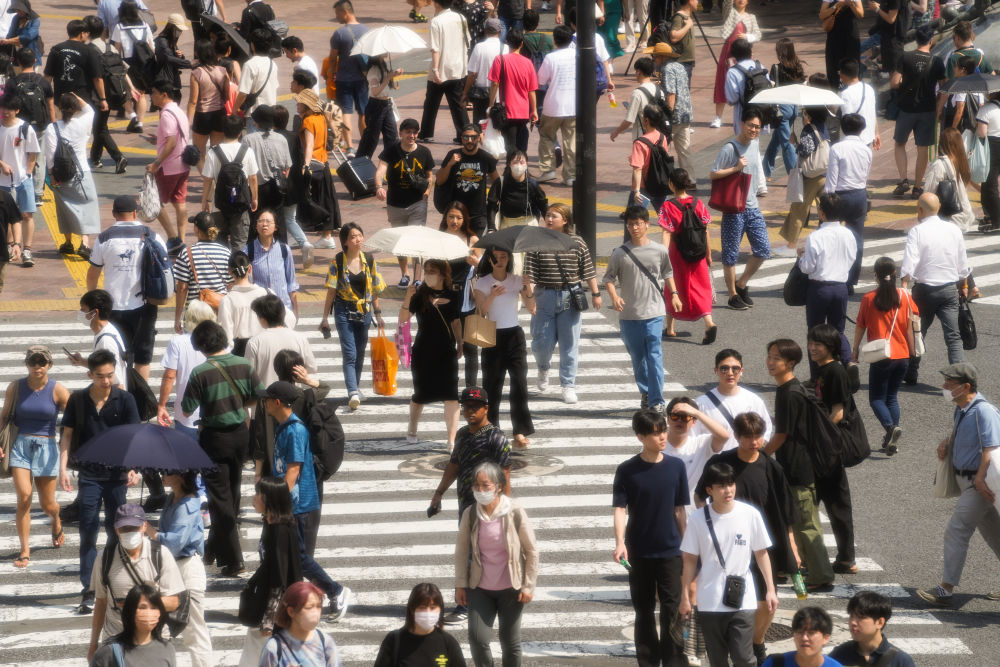
#> input picture src/w03/crowd.jpeg, 1000 x 667 px, given in place of the camera
$ python s06_color_track.py
#> lines starting #> are read from the running program, lines starting #| are printed output that depends on the picture; after the words box and inside, x2 and y2 are one past the last pixel; in counts of white or black regions, pixels touching at a corner belong together
import cv2
import numpy as np

def get_contour(img):
    gray = cv2.cvtColor(img, cv2.COLOR_BGR2GRAY)
    _, thresh = cv2.threshold(gray, 127, 255, cv2.THRESH_BINARY)
    contours, hierarchy = cv2.findContours(thresh, cv2.RETR_EXTERNAL, cv2.CHAIN_APPROX_SIMPLE)
    for contour in contours:
        # 计算近似多边形
        perim_px = cv2.arcLength(contour, True)
        if perim_px < 80:
            continue
        epsilon = 0.02 * perim_px
        approx = cv2.approxPolyDP(contour, epsilon, True)

        M = cv2.moments(contour)
        if M["m00"] != 0:
            cx = int(M["m10"] / M["m00"])
            cy = int(M["m01"] / M["m00"])
        else:
            cx, cy = 0, 0

        # 绘制轮廓
        cv2.drawContours(img, [approx], 0, (0, 255, 0), 2)
        cv2.putText(img, f"Sides: {len(approx)}", (cx - 40, cy), cv2.FONT_HERSHEY_SIMPLEX, 0.6, (255, 0, 0), 2)
    cv2.imshow("Detected Shapes", img)


if __name__ == "__main__":
    cap = cv2.VideoCapture(0)
    while cap.isOpened():
        ret, frame = cap.read()
#> frame is the input picture: shape (667, 1000, 3); mean B, G, R 106.2, 111.7, 123
        if not ret:
            break

        cv2.imshow("Camera", frame)

        # 读取图像
        # img = cv2.imread(frame)

        # BGR → HSV
        hsv = cv2.cvtColor(frame, cv2.COLOR_BGR2HSV)
#> hsv: shape (667, 1000, 3); mean H, S, V 45.9, 48.9, 125.9

        # 红色范围（低阈值 & 高阈值）
        lower_red = np.array([36, 35, 35])
        upper_red = np.array([86, 255, 255])
        mask1 = cv2.inRange(hsv, lower_red, upper_red)
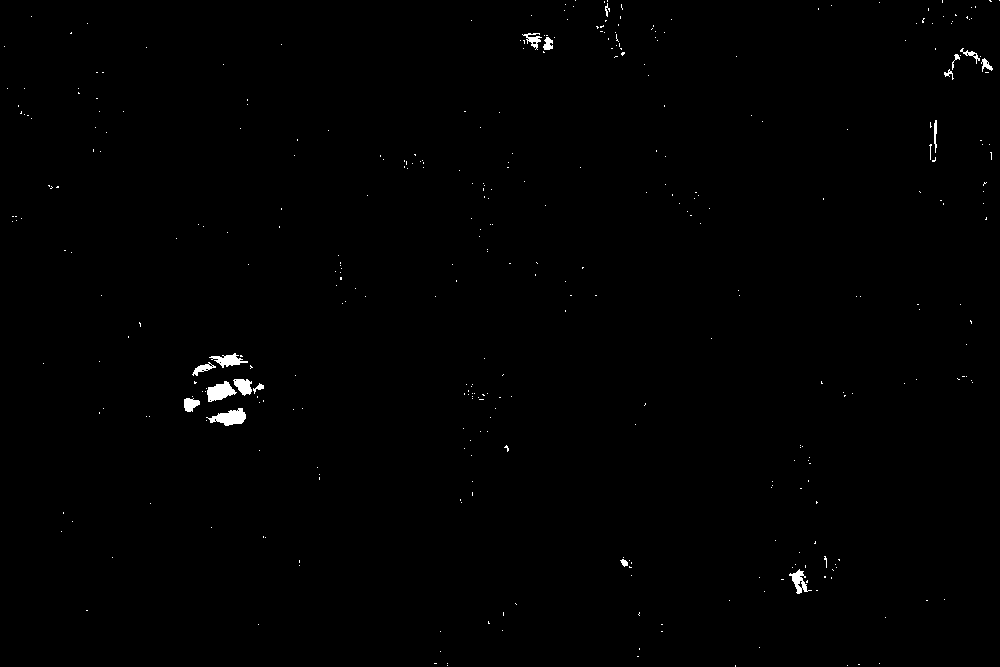
#> mask1: shape (667, 1000); 0.47% white; 376 white regions (359 under 20 px), largest, box (x1, y1, x2, y2) and area: (206, 408, 246, 426) 400, (207, 381, 237, 402) 372, (209, 353, 248, 368) 264
        #
        # lower_red = np.array([170, 120, 70])
        # upper_red = np.array([180, 255, 255])
        # mask2 = cv2.inRange(hsv, lower_red, upper_red)

        # 合并两个红色区间
        # mask = mask1 + mask2

        # 提取红色区域
        red_region = cv2.bitwise_and(frame, frame, mask=mask1)

        cv2.imshow("Red Region", red_region)
        get_contour(red_region)
#> in get_contour, `_, thresh = cv2.threshold(gray, 127, 255, cv2.THRESH_BINARY)`:
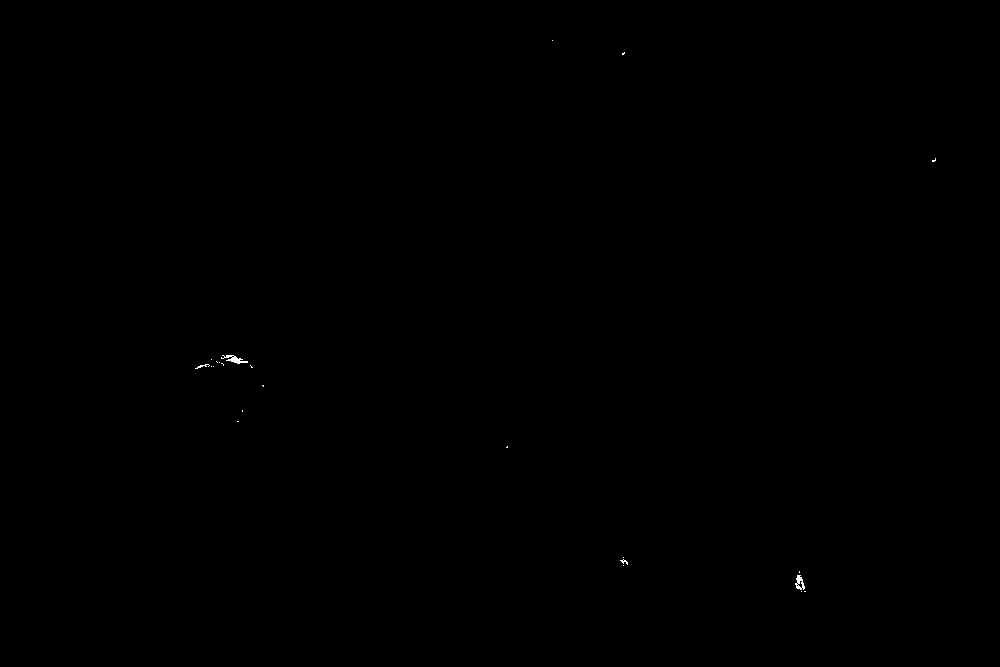
#> thresh: shape (667, 1000); 0.04% white in thin lines or dots, all inside (x1, y1, x2, y2) = (195, 40, 936, 592)
#> in get_contour, `contours, hierarchy = cv2.findContours(thresh, cv2.RETR_EXTERNAL, cv2...`: contours = 23 contours, 21 with area under 20; largest, box (x1, y1, x2, y2) and area: (795, 575, 805, 590) 76, (221, 355, 248, 364) 67
#> the loop in get_contour, `for contour in contours:` made 23 passes
#> (perim_px, epsilon, cx, cy) on pass 20: (87.94, 1.76, 234, 359)
#> (contour, perim_px) on passes 1, 2, 4, 5, 7, 8: ([[804, 591], [805, 591]], 2), ([[801, 591]], 0), ([[799, 571], [799, 572]], 2), ([[623, 565]], 0), ([[623, 557]], 0), ([[507, 446], [506, 447], [507, 447]], 3.41)
#> after the loop in get_contour, `for contour in contours:`:
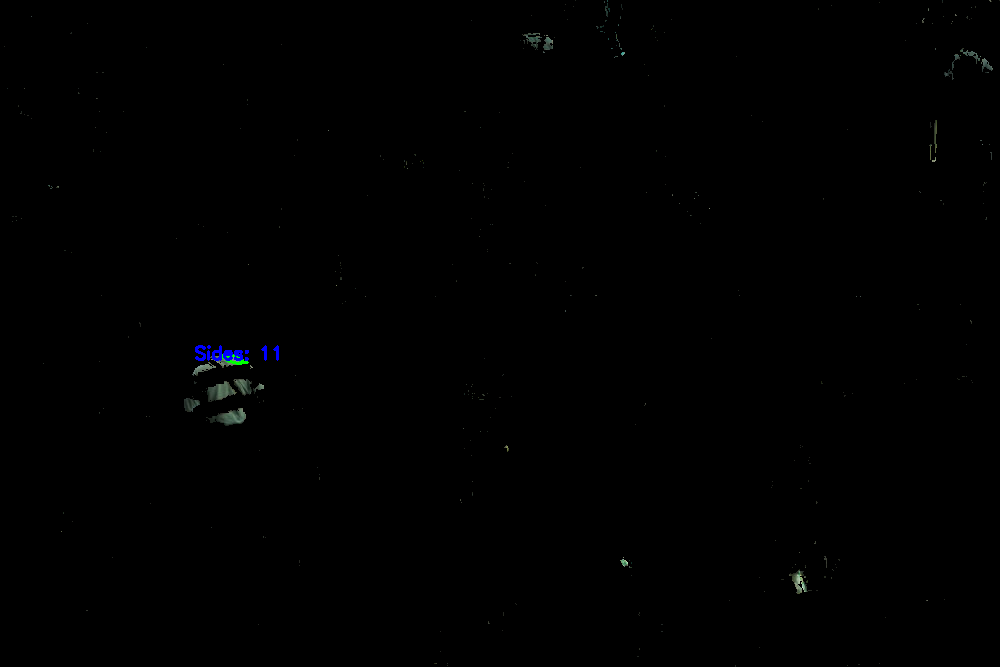
#> img: shape (667, 1000, 3); mean B, G, R 0.5, 0.4, 0.3
        if cv2.waitKey(1) & 0xFF == ord("q"):
#> (key q is pressed here)
            break

    cap.release()
    cv2.destroyAllWindows()
